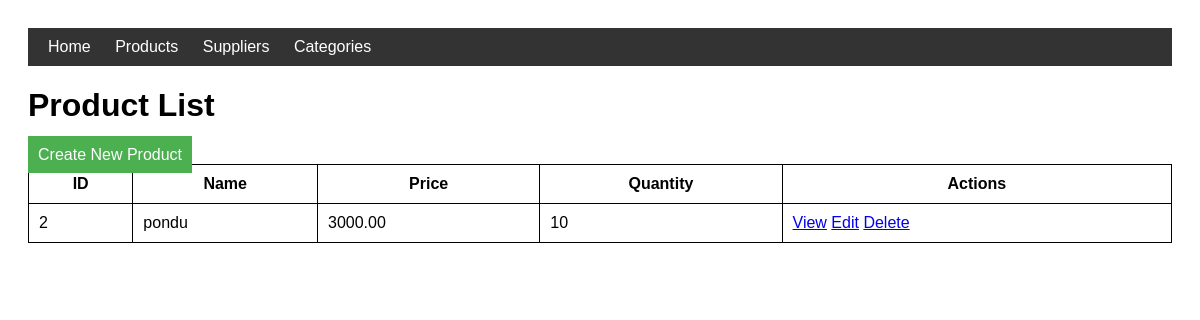
Before: /inventory/products/ with the older database file.
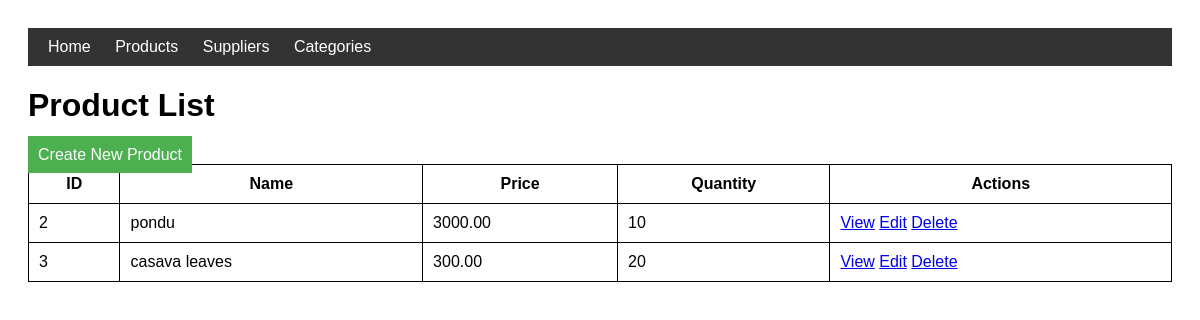
After: the same page with the newer database file.
### inventory/models.py (models this page shows, shortened)
class Product(models.Model):
    name = models.CharField(max_length=100)
    category = models.ForeignKey(Category, on_delete=models.CASCADE)
    description = models.TextField(blank=True, null=True)
    price = models.DecimalField(max_digits=10, decimal_places=2)
    quantity = models.PositiveIntegerField()

### inventory/views.py (the view)
# urls.py: path('products/', product_list, name='product-list'),
def product_list(request):
    products = Product.objects.all()
    return render(request, 'product_list.html', {'products': products})

### inventory/templates/product_list.html (shortened to what this page needs)
{% extends 'base.html' %}
{% block content %}
<h1>Product List</h1>
<a href="{% url 'product-create' %}" class="btn">Create New Product</a>
<table>
    <tr>
        <th>ID</th>
        <th>Name</th>
        <th>Price</th>
        <th>Quantity</th>
        <th>Actions</th>
    </tr>
    {% for product in products %}
    <tr>
        <td>{{ product.id }}</td>
        <td>{{ product.name }}</td>
        <td>{{ product.price }}</td>
        <td>{{ product.quantity }}</td>
        <td>
            <a href="{% url 'product-detail' product.id %}">View</a>
            <a href="{% url 'product-update' product.id %}">Edit</a>
            <a href="{% url 'product-delete' product.id %}">Delete</a>
        </td>
    </tr>
    {% endfor %}
</table>
{% endblock %}

Changed rows visible on the page:
added Product: id "3", name "casava leaves", price "300.00", quantity "20"
